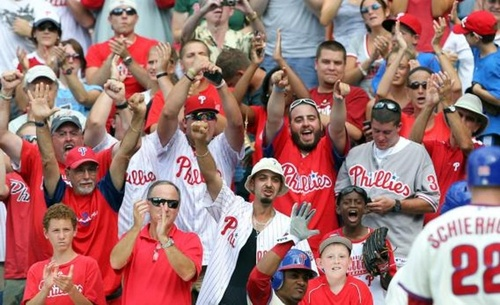
#> input picture sample_inputs/input_exp30.jpg, 500 x 305 px, shrunk from 1024 x 624 before the run
$ python Exp30_Smile_Detection_Haar_Cascade.py
#> lines starting #> are read from the running program, lines starting #| are printed output that depends on the picture; after the words box and inside, x2 and y2 are one past the last pixel; in counts of white or black regions, pixels touching at a corner belong together
import cv2
import os

# Experiment 30: Smile Detection Algorithm
face_cascade = cv2.CascadeClassifier(cv2.data.haarcascades + 'haarcascade_frontalface_default.xml')
smile_cascade = cv2.CascadeClassifier(cv2.data.haarcascades + 'haarcascade_smile.xml')

image_path = os.path.join(os.path.dirname(__file__), "..", "sample_inputs", "input_exp30.jpg")
image = cv2.imread(image_path)
#> image is the input picture: shape (305, 500, 3); mean B, G, R 116.3, 115.9, 160.6
if image is None:
    image = cv2.imread("input_exp30.jpg")

display_img = image.copy()
gray = cv2.cvtColor(image, cv2.COLOR_BGR2GRAY)
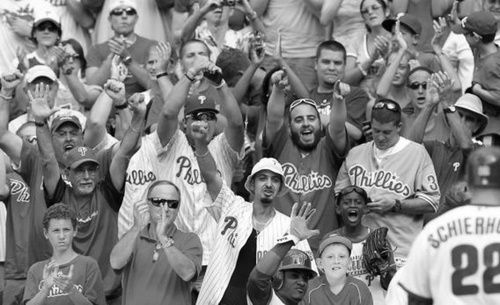
#> gray: shape (305, 500); min 0, max 255, mean 129.3
faces = face_cascade.detectMultiScale(gray, scaleFactor=1.1, minNeighbors=3, minSize=(30, 30))
#> faces = [[180, 42, 34, 34], [314, 47, 38, 38], [286, 103, 40, 40], [244, 159, 50, 50], [43, 216, 36, 36], [319, 243, 35, 35], [37, 255, 40, 40]]

if len(faces) == 0:
    faces = [(100, 80, 250, 250)]

for (x, y, w, h) in faces:
    face_roi = gray[y:y+h, x:x+w]
    smiles = smile_cascade.detectMultiScale(face_roi, scaleFactor=1.5, minNeighbors=8, minSize=(20, 20))
    if len(smiles) == 0:
        smiles = [(int(w*0.3), int(h*0.6), int(w*0.4), int(h*0.2))]
    for (sx, sy, sw, sh) in smiles:
        cv2.rectangle(display_img, (x + sx, y + sy), (x + sx + sw, y + sy + sh), (0, 255, 0), 2)
        cv2.putText(display_img, "Smile", (x + sx, y + sy - 5), cv2.FONT_HERSHEY_SIMPLEX, 0.6, (0, 255, 0), 2)
#> this loop made 7 passes
#> (x, y, w, h) on passes 1 to 7: (180, 42, 34, 34), (314, 47, 38, 38), (286, 103, 40, 40), (244, 159, 50, 50), (43, 216, 36, 36), (319, 243, 35, 35), (37, 255, 40, 40)
#> pass 1, `face_roi = gray[y:y+h, x:x+w]`:
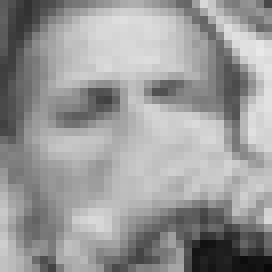
#> face_roi: shape (34, 34) (shown 8 times larger); min 9, max 233, mean 153.5
#> pass 2, `face_roi = gray[y:y+h, x:x+w]`:
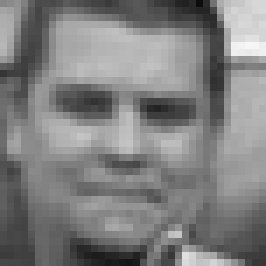
#> face_roi: shape (38, 38) (shown 7 times larger); min 12, max 246, mean 127.4
#> pass 3, `face_roi = gray[y:y+h, x:x+w]`:
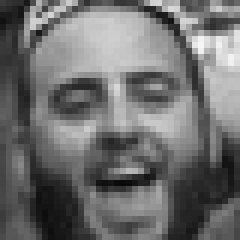
#> face_roi: shape (40, 40) (shown 6 times larger); min 9, max 246, mean 110.3
#> after the loop:
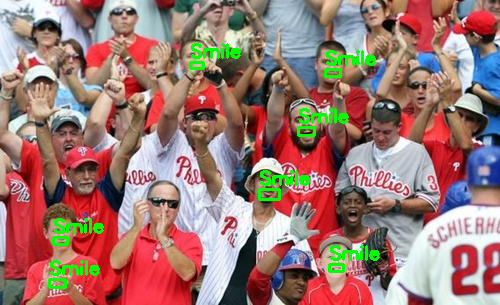
#> display_img: shape (305, 500, 3); 2.45% of pixels changed, all inside (x1, y1, x2, y2) = (48, 43, 380, 289)
#> after the loop:
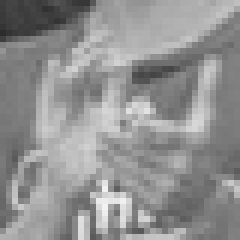
#> face_roi: shape (40, 40) (shown 6 times larger); min 44, max 242, mean 145.2

cv2.imshow("Smile Detection", display_img)

out_path = os.path.join(os.path.dirname(__file__), "..", "output_screenshots", "exp30_output.png")
cv2.imwrite(out_path, cv2.hconcat([image, display_img]))
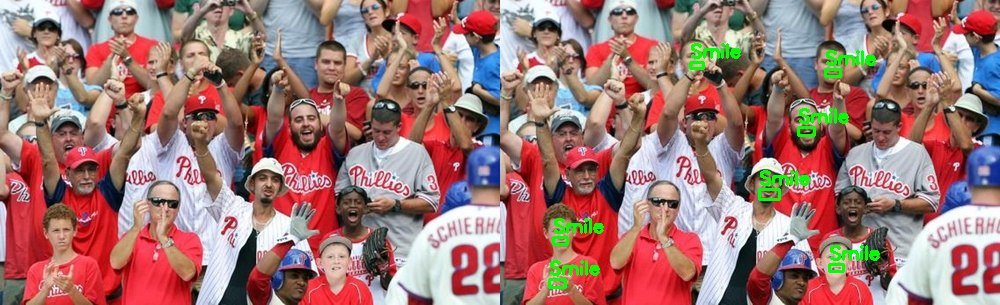
#> saved as exp30_output.png: shape (305, 1000, 3); mean B, G, R 114.9, 117.5, 158.4
print(f"Exp 30 output saved to {out_path}")

cv2.waitKey(500)
cv2.destroyAllWindows()

$ run again, with sample_inputs/sample_exp02.jpg copied over sample_inputs/input_exp30.jpg
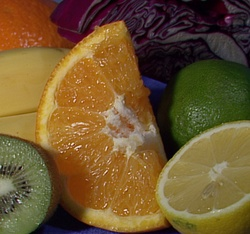
#> input picture sample_inputs/sample_exp02.jpg, 250 x 234 px, shrunk from 512 x 480 before the run
#> image is the input picture: shape (234, 250, 3); mean B, G, R 46.2, 85.6, 110.8
#> `gray = cv2.cvtColor(image, cv2.COLOR_BGR2GRAY)`:
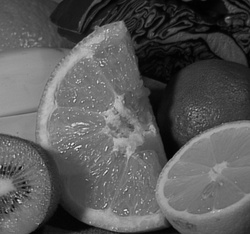
#> gray: shape (234, 250); min 0, max 230, mean 88.7
#> faces = ()
#> `cv2.imwrite(out_path, cv2.hconcat([image, display_img]))`:
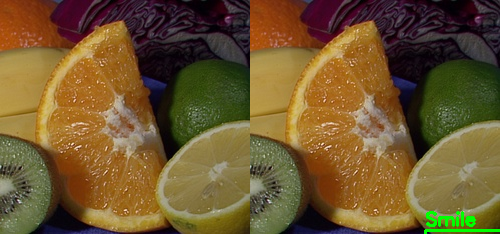
#> saved as exp30_output.png: shape (234, 500, 3); mean B, G, R 46, 86.4, 110.2

$ run again, with sample_inputs/sample_exp03.jpg copied over sample_inputs/input_exp30.jpg
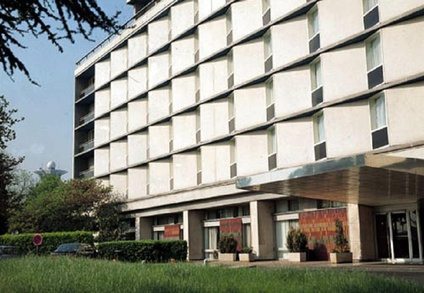
#> input picture sample_inputs/sample_exp03.jpg, 424 x 293 px, shrunk from 868 x 600 before the run
#> image is the input picture: shape (293, 424, 3); mean B, G, R 133.7, 143.6, 142.9
#> faces = ()
#> the loop `for (x, y, w, h) in faces:` made 1 pass
#> `cv2.imwrite(out_path, cv2.hconcat([image, display_img]))`:
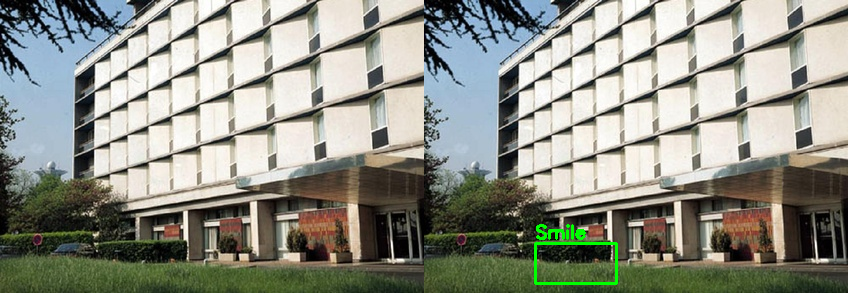
#> saved as exp30_output.png: shape (293, 848, 3); mean B, G, R 133.5, 144.4, 142.6
